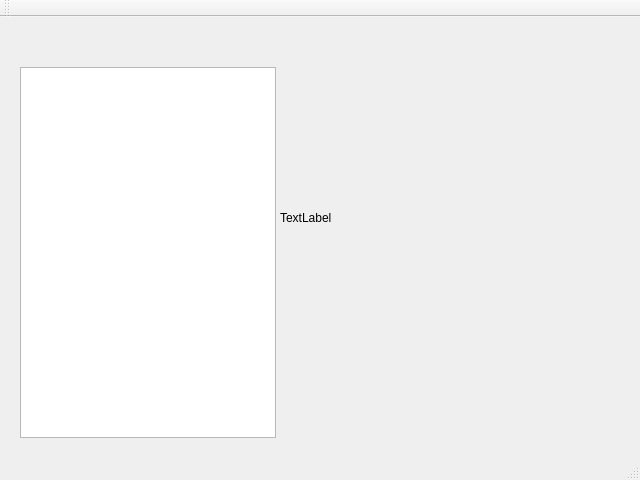
<?xml version="1.0" encoding="UTF-8"?>
<ui version="4.0">
 <class>MainWindow</class>
 <widget class="QMainWindow" name="MainWindow">
  <property name="geometry">
   <rect>
    <x>0</x>
    <y>0</y>
    <width>640</width>
    <height>480</height>
   </rect>
  </property>
  <property name="sizePolicy">
   <sizepolicy hsizetype="Preferred" vsizetype="Preferred">
    <horstretch>0</horstretch>
    <verstretch>0</verstretch>
   </sizepolicy>
  </property>
  <property name="minimumSize">
   <size>
    <width>640</width>
    <height>480</height>
   </size>
  </property>
  <property name="maximumSize">
   <size>
    <width>640</width>
    <height>480</height>
   </size>
  </property>
  <property name="baseSize">
   <size>
    <width>1000</width>
    <height>1000</height>
   </size>
  </property>
  <property name="windowTitle">
   <string>MainWindow</string>
  </property>
  <widget class="QWidget" name="centralWidget">
   <widget class="QListWidget" name="mainList">
    <property name="geometry">
     <rect>
      <x>20</x>
      <y>50</y>
      <width>256</width>
      <height>371</height>
     </rect>
    </property>
    <property name="font">
     <font>
      <family>Calibri</family>
      <pointsize>18</pointsize>
     </font>
    </property>
    <property name="iconSize">
     <size>
      <width>32</width>
      <height>32</height>
     </size>
    </property>
   </widget>
   <widget class="QLabel" name="label">
    <property name="geometry">
     <rect>
      <x>280</x>
      <y>10</y>
      <width>321</width>
      <height>381</height>
     </rect>
    </property>
    <property name="text">
     <string>TextLabel</string>
    </property>
   </widget>
  </widget>
  <widget class="QMenuBar" name="menuBar">
   <property name="geometry">
    <rect>
     <x>0</x>
     <y>0</y>
     <width>640</width>
     <height>22</height>
    </rect>
   </property>
  </widget>
  <widget class="QToolBar" name="mainToolBar">
   <attribute name="toolBarArea">
    <enum>TopToolBarArea</enum>
   </attribute>
   <attribute name="toolBarBreak">
    <bool>false</bool>
   </attribute>
  </widget>
  <widget class="QStatusBar" name="statusBar"/>
 </widget>
 <layoutdefault spacing="6" margin="11"/>
 <resources/>
 <connections/>
</ui>
